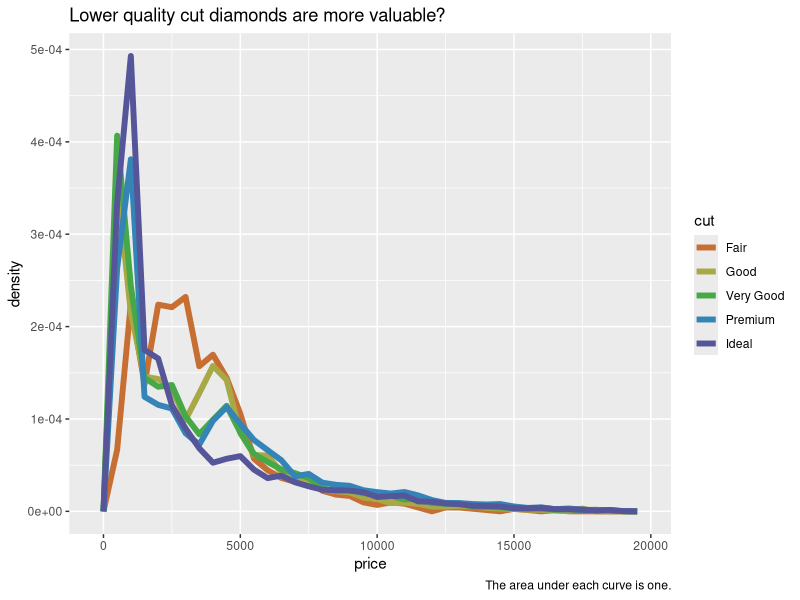
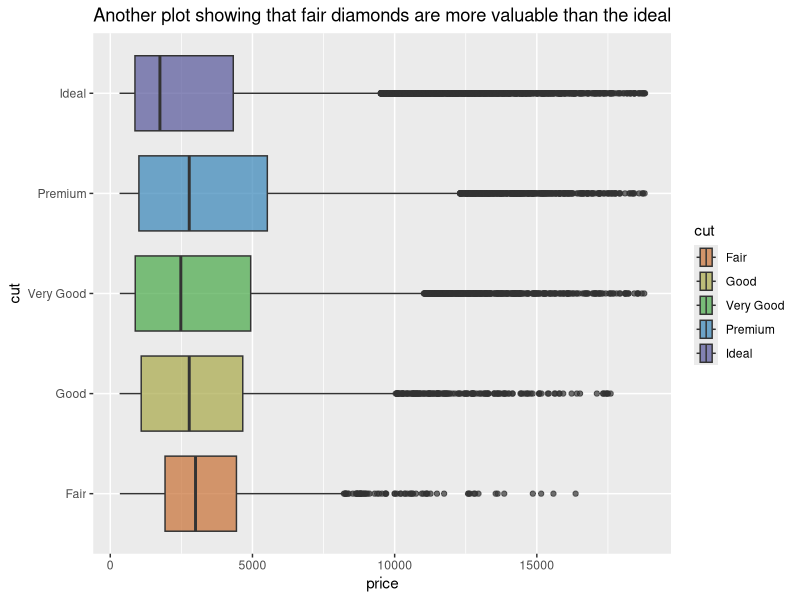

Reproduce these figures in R, in order.
## ---- chunk 1
knitr::opts_chunk$set(echo = TRUE)
## ---- chunk 2
library(tidyverse)

cut_colors = c("#C76E32", "#A8A846", "#46A846",
               "#3584B8", "#555599")
## ---- chunk 3
diamonds |>
  group_by(cut) |>
  slice_max(order_by = price, n = 3)
## ---- chunk 4
d <- diamonds |>
  filter(carat < 1.75)

paste("Only", nrow(diamonds) - nrow(d), "rows were removed.")

## ---- chunk 5
d |>
  group_by(cut) |>
  slice_max(order_by = price, n = 3)
## ---- chunk 6
ggplot(d, aes(price, after_stat(density), colour = cut)) +
  geom_freqpoly(binwidth = 500, size = 2) +
  scale_color_manual(values = cut_colors) +
  labs(title = "Lower quality cut diamonds are more valuable?",
       caption = "The area under each curve is one.")

ggplot(d, mapping = aes(x = price, fill = cut))+
  geom_boxplot(aes(y = cut), alpha = 0.7) +
  scale_fill_manual(values = cut_colors) +
  labs(title = "Another plot showing that fair diamonds are more valuable than the ideal")
